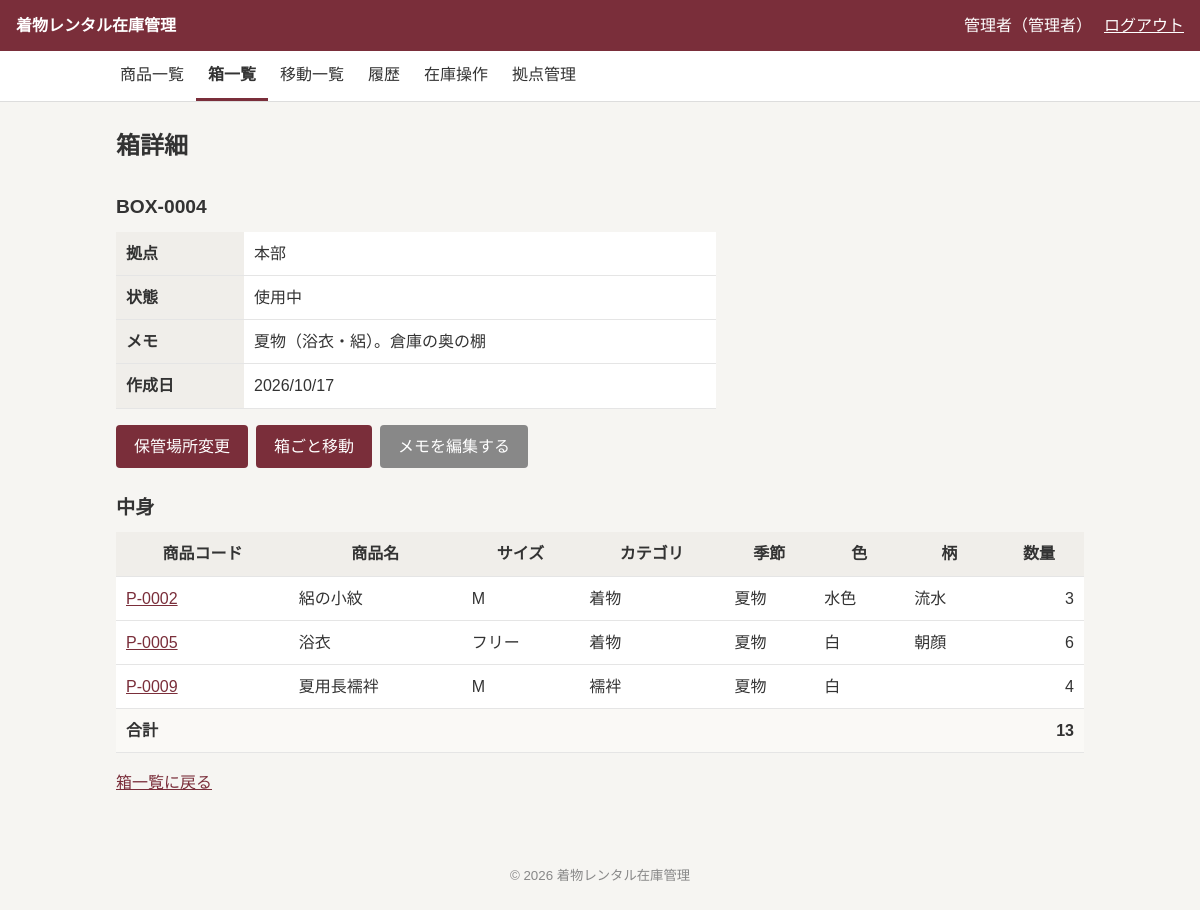
/boxes/show.php?id=4 (signed in), run on the app's committed database.
### tables this page shows
CREATE TABLE users (
  id            INT UNSIGNED NOT NULL AUTO_INCREMENT,
  login_id      VARCHAR(50)  NOT NULL,
  password_hash VARCHAR(255) NOT NULL,
  name          VARCHAR(50)  NOT NULL,
  role          ENUM('normal','admin') NOT NULL DEFAULT 'normal',
  location_id   INT UNSIGNED NOT NULL,
  status        ENUM('active','inactive') NOT NULL DEFAULT 'active',
  created_at    DATETIME     NOT NULL DEFAULT CURRENT_TIMESTAMP,
  updated_at    DATETIME     NOT NULL DEFAULT CURRENT_TIMESTAMP ON UPDATE CURRENT_TIMESTAMP,
  PRIMARY KEY (id),
  CONSTRAINT uk_users_login_id    UNIQUE (login_id),
  CONSTRAINT fk_users_location_id FOREIGN KEY (location_id) REFERENCES locations(id) ON DELETE RESTRICT
);

CREATE TABLE boxes (
  id                INT UNSIGNED NOT NULL AUTO_INCREMENT,
  location_id       INT UNSIGNED NOT NULL,
  loose_location_id INT UNSIGNED NULL DEFAULT NULL,
  status            ENUM('active','in_transit','retired') NOT NULL DEFAULT 'active',
  note              TEXT         NULL DEFAULT NULL,
  created_at        DATETIME     NOT NULL DEFAULT CURRENT_TIMESTAMP,
  updated_at        DATETIME     NOT NULL DEFAULT CURRENT_TIMESTAMP ON UPDATE CURRENT_TIMESTAMP,
  PRIMARY KEY (id),
  CONSTRAINT uk_boxes_loose_location_id UNIQUE (loose_location_id),
  CONSTRAINT fk_boxes_location_id       FOREIGN KEY (location_id)       REFERENCES locations(id) ON DELETE RESTRICT,
  CONSTRAINT fk_boxes_loose_location_id FOREIGN KEY (loose_location_id) REFERENCES locations(id) ON DELETE RESTRICT,
  CONSTRAINT ck_boxes_loose_location_id CHECK (loose_location_id IS NULL OR loose_location_id = location_id)
);

CREATE TABLE locations (
  id         INT UNSIGNED NOT NULL AUTO_INCREMENT,
  name       VARCHAR(50)  NOT NULL,
  note       TEXT         NULL DEFAULT NULL,
  status     ENUM('active','inactive') NOT NULL DEFAULT 'active',
  created_at DATETIME     NOT NULL DEFAULT CURRENT_TIMESTAMP,
  updated_at DATETIME     NOT NULL DEFAULT CURRENT_TIMESTAMP ON UPDATE CURRENT_TIMESTAMP,
  PRIMARY KEY (id),
  CONSTRAINT uk_locations_name UNIQUE (name)
);

CREATE TABLE stocks (
  box_id     INT UNSIGNED NOT NULL,
  product_id INT UNSIGNED NOT NULL,
  qty        INT          NOT NULL,
  updated_at DATETIME     NOT NULL DEFAULT CURRENT_TIMESTAMP ON UPDATE CURRENT_TIMESTAMP,
  PRIMARY KEY (box_id, product_id),
  CONSTRAINT fk_stocks_box_id     FOREIGN KEY (box_id)     REFERENCES boxes(id)    ON DELETE RESTRICT,
  CONSTRAINT fk_stocks_product_id FOREIGN KEY (product_id) REFERENCES products(id) ON DELETE RESTRICT,
  CONSTRAINT ck_stocks_qty CHECK (qty > 0)
);

CREATE TABLE products (
  id          INT UNSIGNED NOT NULL AUTO_INCREMENT,
  category_id INT UNSIGNED NOT NULL,
  name        VARCHAR(50)  NOT NULL,
  target      ENUM('women','men','children') NOT NULL,
  season      ENUM('summer','winter','all_season') NOT NULL DEFAULT 'all_season',
  color       VARCHAR(50)  NULL DEFAULT NULL,
  pattern     VARCHAR(50)  NULL DEFAULT NULL,
  size        VARCHAR(20)  NULL DEFAULT NULL,
  image_path  VARCHAR(255) NULL DEFAULT NULL,
  note        TEXT         NULL DEFAULT NULL,
  status      ENUM('active','inactive') NOT NULL DEFAULT 'active',
  created_at  DATETIME     NOT NULL DEFAULT CURRENT_TIMESTAMP,
  updated_at  DATETIME     NOT NULL DEFAULT CURRENT_TIMESTAMP ON UPDATE CURRENT_TIMESTAMP,
  PRIMARY KEY (id),
  CONSTRAINT fk_products_category_id FOREIGN KEY (category_id) REFERENCES categories(id) ON DELETE RESTRICT
);

CREATE TABLE categories (
  id         INT UNSIGNED NOT NULL AUTO_INCREMENT,
  name       VARCHAR(50)  NOT NULL,
  created_at DATETIME     NOT NULL DEFAULT CURRENT_TIMESTAMP,
  updated_at DATETIME     NOT NULL DEFAULT CURRENT_TIMESTAMP ON UPDATE CURRENT_TIMESTAMP,
  PRIMARY KEY (id),
  CONSTRAINT uk_categories_name UNIQUE (name)
);

### config/app.php (called while the page is built)
<?php
return [
    'debug'    => true,
    'timezone' => 'Asia/Tokyo',
    'app_name' => '着物レンタル在庫管理',
];

### includes/bootstrap.php (called while the page is built, shortened)
<?php
$appConfig = require __DIR__ . '/../config/app.php';
require_once __DIR__ . '/db.php';
require_once __DIR__ . '/functions.php';
require_once __DIR__ . '/auth.php';

### includes/functions.php (called while the page is built, shortened)
<?php
function h(?string $value): string
{
    return htmlspecialchars($value ?? '', ENT_QUOTES, 'UTF-8');
}
function product_code(int $id): string
{
    return sprintf('P-%04d', $id);
}
function box_code(int $id): string
{
    return sprintf('BOX-%04d', $id);
}
function label_map(): array
{
    return [
        'status'    => ['active' => '利用中', 'inactive' => '停止中'],
        'product_status' => ['active' => '利用中', 'inactive' => '廃番'],
        'role'      => ['normal' => '一般', 'admin' => '管理者'],
        'target'    => ['women' => '女', 'men' => '男', 'children' => '子'],
        'season'    => ['summer' => '夏物', 'winter' => '冬物', 'all_season' => '通年'],
        'box'       => ['active' => '使用中', 'in_transit' => '輸送中', 'retired' => '廃止'],
        'transfer'  => ['in_transit' => '輸送中', 'received' => '受取済', 'cancelled' => '取消済'],
        'operation' => [
            'stock_in'      => '入庫',
            'stock_out'     => '出庫',
            'adjustment'    => '在庫調整',
            'relocation'    => '保管場所変更',
            'item_transfer' => '商品移動',
            'box_transfer'  => '箱ごと移動',
        ],
        'reason' => [
            'purchase' => '新規購入',
            'initial'  => '初期登録',
            'disposal' => '廃棄',
            'sale'     => '売却',
            'lost'     => '紛失',
            'other'    => 'その他',
        ],
    ];
}
function label(string $type, ?string $value): string
{
    return label_map()[$type][$value] ?? '';
}

### includes/auth.php (called while the page is built, shortened)
<?php
function current_user(): ?array
{
    static $checked = false;
    static $user    = null;
    if ($checked) {
        return $user;
    }
    $checked = true;
    $sessionUser = $_SESSION['user'] ?? null;
    $stmt = getDb()->prepare(
        "SELECT id, name, role, location_id FROM users WHERE id = ? AND status = 'active'"
    );
    $stmt->execute([$sessionUser['id']]);
    $row = $stmt->fetch();
    $user = [
        'id'          => (int)$row['id'],
        'name'        => $row['name'],
        'role'        => $row['role'],
        'location_id' => (int)$row['location_id'],
    ];
    return $user;
}
function require_login(): void
{
    if (current_user() === null) {
        redirect('/login.php');
    }
}

### includes/db.php (called while the page is built)
<?php
function getDb(): PDO
{
    static $pdo = null;
    if ($pdo !== null) {
        return $pdo;
    }
    $config = require __DIR__ . '/../config/database.php';
    if (!empty($config['socket'])) {
        $dsn = sprintf(
            'mysql:unix_socket=%s;dbname=%s;charset=%s',
            $config['socket'],
            $config['dbname'],
            $config['charset']
        );
    } else {
        $dsn = sprintf(
            'mysql:host=%s;dbname=%s;charset=%s',
            $config['host'],
            $config['dbname'],
            $config['charset']
        );
    }
    $pdo = new PDO($dsn, $config['user'], $config['password'], [
        PDO::ATTR_ERRMODE            => PDO::ERRMODE_EXCEPTION,
        PDO::ATTR_DEFAULT_FETCH_MODE => PDO::FETCH_ASSOC,
        PDO::ATTR_EMULATE_PREPARES   => false,
    ]);
    $pdo->exec("SET time_zone = '+09:00'");
    return $pdo;
}

### public/boxes/show.php (the view, shortened to what this page needs)
<?php
require_once __DIR__ . '/../../includes/bootstrap.php';
require_login();
$pdo = getDb();
$boxId = (int)($_GET['id'] ?? 0);
$stmt = $pdo->prepare(
    'SELECT b.*, l.name AS location_name
     FROM boxes b
     JOIN locations l ON l.id = b.location_id
     WHERE b.id = ?'
);
$stmt->execute([$boxId]);
$box = $stmt->fetch();
$isLoose = $box['loose_location_id'] !== null;
$backTo  = '/boxes/show.php?id=' . $boxId;
$memoError     = '';
$memoInput     = $box['note'] ?? '';
$showMemoForm  = isset($_GET['edit_memo']);
$stmt = $pdo->prepare(
    'SELECT p.id, p.name, p.size, p.color, p.pattern, p.season, c.name AS category_name, s.qty
     FROM stocks s
     JOIN products p   ON p.id = s.product_id
     JOIN categories c ON c.id = p.category_id
     WHERE s.box_id = ?
     ORDER BY p.id'
);
$stmt->execute([$boxId]);
$items = $stmt->fetchAll();
$total = array_sum(array_column($items, 'qty'));
$isActive  = $box['status'] === 'active';
$isEmpty   = empty($items);
$boxTitle  = $isLoose ? $box['location_name'] . 'の箱なし' : box_code($boxId);
$pageTitle = '箱詳細';
require __DIR__ . '/../../includes/layout/header.php';
?>
<h2><?= h($boxTitle) ?></h2>
<div class="table-wrap">
    <table class="detail-table">
        <tr>
            <th>拠点</th>
            <td><?= h($box['location_name']) ?></td>
        </tr>
        <?php if ($isLoose): ?>
            <tr>
                <th>保管場所</th>
                <td>店頭など、箱に入っていない商品</td>
            </tr>
        <?php else: ?>
            <tr>
                <th>状態</th>
                <td><?= h(label('box', $box['status'])) ?></td>
            </tr>
            <tr>
                <th>メモ</th>
                <td>
                    <?php if ($showMemoForm && $box['status'] !== 'retired'): ?>
                        <form method="post">
                            <?= csrf_field() ?>
                            <input type="hidden" name="action" value="memo">
                            <textarea name="note" rows="3"><?= h($memoInput) ?></textarea>
                            <?php if ($memoError !== ''): ?>
                                <p class="field-error"><?= h($memoError) ?></p>
                            <?php endif; ?>
                            <p class="button-row">
                                <button type="submit">保存する</button>
                                <a href="<?= h($backTo) ?>" class="button button-secondary">キャンセル</a>
                            </p>
                        </form>
                    <?php else: ?>
                        <?= nl2br(h($box['note'])) ?>
                    <?php endif; ?>
                </td>
            </tr>
            <tr>
                <th>作成日</th>
                <td><?= h(date('Y/m/d', strtotime($box['created_at']))) ?></td>
            </tr>
        <?php endif; ?>
    </table>
</div>
<p class="button-row">
    <?php if ($isActive && !$isEmpty): ?>
        <a href="/operations/relocation.php?box_id=<?= h((string)$boxId) ?>" class="button">保管場所変更</a>
    <?php endif; ?>
    <?php if (!$isLoose && $isActive): ?>
        <a href="/operations/box_transfer.php?box_id=<?= h((string)$boxId) ?>" class="button">箱ごと移動</a>
    <?php endif; ?>
    <?php if (!$isLoose && $box['status'] !== 'retired' && !$showMemoForm): ?>
        <a href="<?= h($backTo) ?>&edit_memo=1" class="button button-secondary">メモを編集する</a>
    <?php endif; ?>
</p>
<h2>中身</h2>
<?php if ($isEmpty): ?>
    <p>この箱は空です。</p>
<?php else: ?>
    <div class="table-wrap">
        <table>
            <tr>
                <th>商品コード</th>
                <th>商品名</th>
                <th>サイズ</th>
                <th>カテゴリ</th>
                <th>季節</th>
                <th>色</th>
                <th>柄</th>
                <th>数量</th>
            </tr>
            <?php foreach ($items as $item): ?>
                <tr>
                    <td>
                        <a href="/products/show.php?id=<?= h((string)$item['id']) ?>">
                            <?= h(product_code((int)$item['id'])) ?>
                        </a>
                    </td>
                    <td><?= h($item['name']) ?></td>
                    <td><?= h($item['size']) ?></td>
                    <td><?= h($item['category_name']) ?></td>
                    <td><?= h(label('season', $item['season'])) ?></td>
                    <td><?= h($item['color']) ?></td>
                    <td><?= h($item['pattern']) ?></td>
                    <td class="num"><?= h((string)$item['qty']) ?></td>
                </tr>
            <?php endforeach; ?>
            <tr class="subtotal-row">
                <td colspan="7">合計</td>
                <td class="num"><?= h((string)$total) ?></td>
            </tr>
        </table>
    </div>
<?php endif; ?>
<p><a href="/boxes/">箱一覧に戻る</a></p>
<?php require __DIR__ . '/../../includes/layout/footer.php'; ?>

### includes/layout/header.php (shortened to what this page needs)
<?php
$user = current_user();
?>
<!DOCTYPE html>
<html lang="ja">
<head>
    <link rel="stylesheet" href="/assets/css/style.css">
</head>
<body>
    <header class="site-header">
        <a class="site-title" href="/dashboard.php"><?= h($appConfig['app_name']) ?></a>
        <?php if ($user !== null): ?>
            <div class="user-info">
                <span><?= h($user['name']) ?>（<?= h(label('role', $user['role'])) ?>）</span>
                <form method="post" action="/logout.php">
                    <button type="submit" class="button-link">ログアウト</button>
                </form>
            </div>
        <?php endif; ?>
    </header>
    <?php if ($user !== null): ?>
        <?php require __DIR__ . '/nav.php'; ?>
    <?php endif; ?>
    <main class="container">
        <h1><?= h($pageTitle ?? '') ?></h1>

### public/assets/css/style.css (style rules this page uses)
* { box-sizing: border-box; }
body { margin: 0; font-family: "Hiragino Sans", "Noto Sans JP", "Yu Gothic", sans-serif; font-size: 16px; line-height: 1.7; color: #333; background: #f6f5f2; }
a { color: #7a2e3a; }
.container { max-width: 1000px; margin: 0 auto; padding: 24px 16px; }
h1 { font-size: 1.5rem; margin: 0 0 16px; }
h2 { font-size: 1.2rem; margin: 24px 0 8px; }
.site-header { display: flex; justify-content: space-between; align-items: center; flex-wrap: wrap; gap: 8px; padding: 12px 16px; background: #7a2e3a; color: #fff; }
.site-title { color: #fff; font-weight: bold; text-decoration: none; }
.user-info { display: flex; align-items: center; gap: 12px; }
.user-info form { margin: 0; }
.table-wrap { overflow-x: auto; }
table { width: 100%; border-collapse: collapse; background: #fff; }
th, td { padding: 8px 10px; border-bottom: 1px solid #e5e5e5; text-align: left; }
th { background: #f0eeea; white-space: nowrap; text-align: center; }
td.num { text-align: right; }
.detail-table { max-width: 600px; }
.detail-table th { width: 8em; text-align: left; }
.subtotal-row td { font-weight: bold; background: #faf9f6; }
button, .button { display: inline-block; padding: 8px 18px; font-size: 1rem; color: #fff; background: #7a2e3a; border: none; border-radius: 4px; cursor: pointer; text-decoration: none; }
.button-secondary { background: #888; }
.button-link { padding: 0; color: inherit; background: none; text-decoration: underline; }
.button-row { display: flex; flex-wrap: wrap; gap: 8px; }

### data on the page
users: name "管理者", role "管理者"
boxes: loose_location "BOX-0004", location.name "本部", status "使用中", note "夏物（浴衣・絽）。倉庫の奥の棚", created_at "2026/10/17"
stocks: product "P-0002", product.name "絽の小紋", product.size "M", categories.name "着物", product.season "夏物", product.color "水色", product.pattern "流水", qty "3"
stocks: product "P-0005", product.name "浴衣", product.size "フリー", categories.name "着物", product.season "夏物", product.color "白", product.pattern "朝顔", qty "6"
stocks: product "P-0009", product.name "夏用長襦袢", product.size "M", categories.name "襦袢", product.season "夏物", product.color "白", qty "4"

### other printed values
$appConfig['app_name'] "着物レンタル在庫管理"
$navLabel "商品一覧"
$navLabel "箱一覧"
$navLabel "移動一覧"
$navLabel "履歴"
$navLabel "在庫操作"
$navLabel "拠点管理"
$pageTitle "箱詳細"
$total "13"
